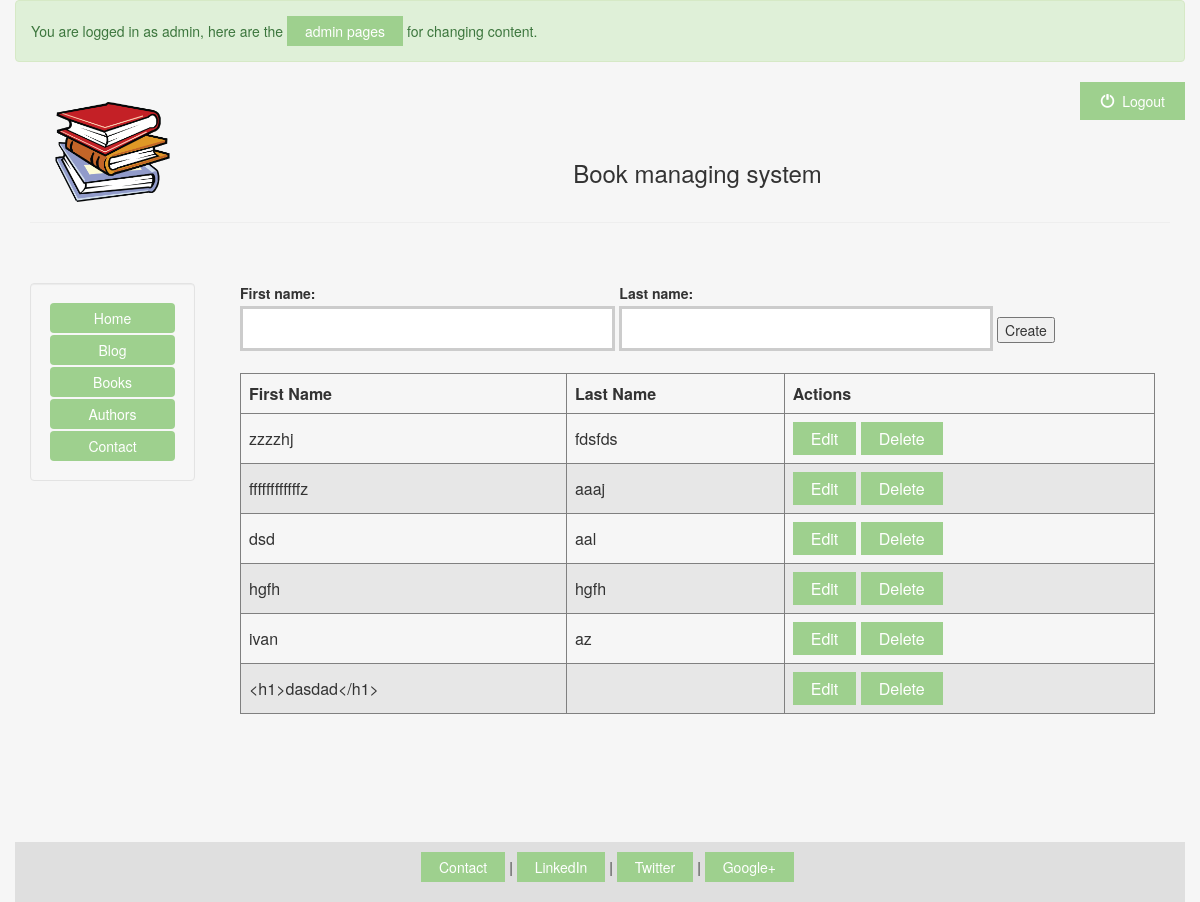
The page /books/authors_index/ (signed in) on the database as committed earlier.
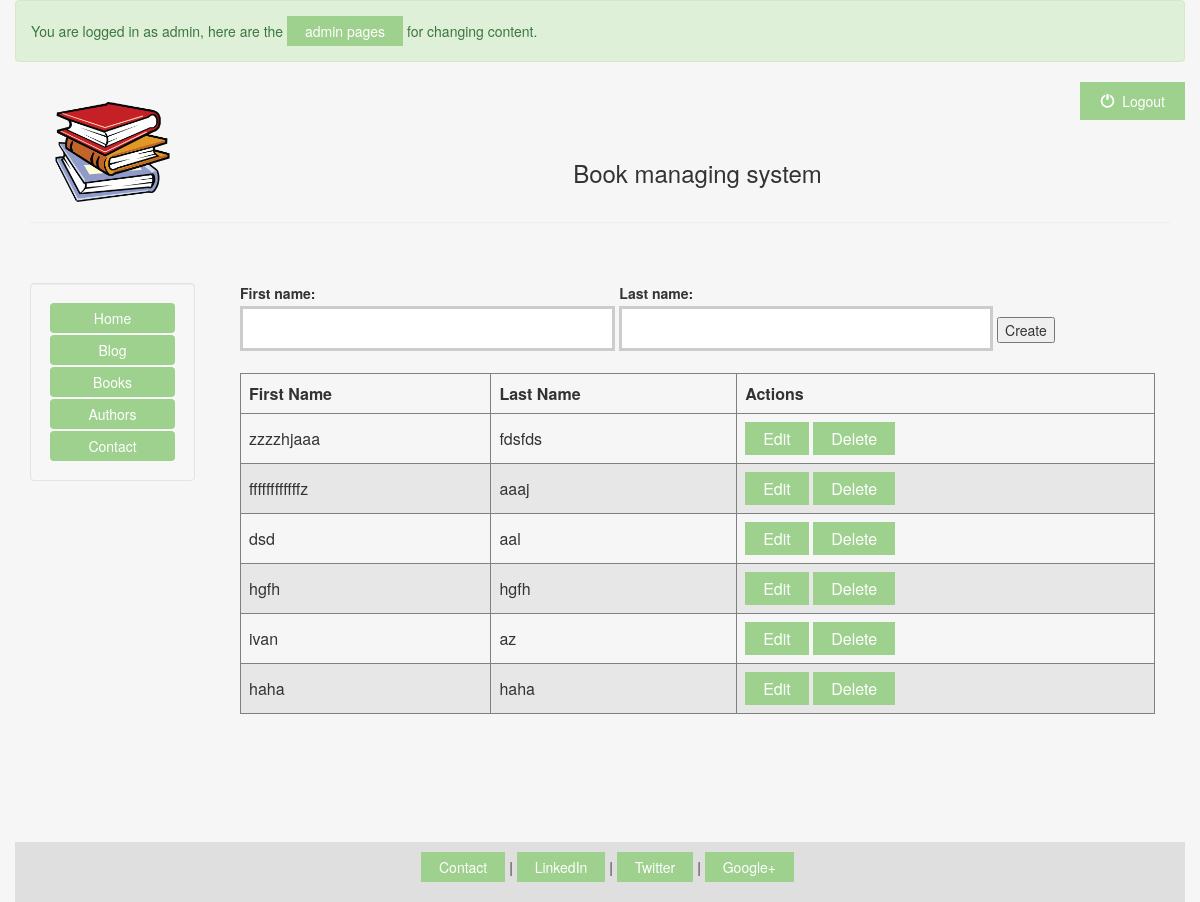
The same page on the database as committed later.
### books/models.py (models this page shows)
class Author(models.Model):
    first_name = models.CharField(max_length=50, null=True)
    last_name = models.CharField(max_length=50, null=True)

### books/views.py (the view)
def authors_index(request):
    if not request.user.is_authenticated():
        return render(request, 'books/login.html')
    else:
        authors = Author.objects.all()
        context = {'authors': authors}
        return render(request, 'books/authors_index.html', context)

### books/templates/books/authors_index.html (shortened to what this page needs)
{% extends "personal/header.html" %}
{% block content %}
<body>
<form action="/books/create_author" method="post">
	<label for="first_name">First name: <input type="text" name="first_name" id="first_name" /></label>
	<label for="last_name">Last name: <input type="text" name="last_name" id="last_name" /></label>
	<input type="submit" value="Create" />
</form>
<div style="overflow-x:auto;">
<div class="authorsbar">
<table border = "1">
	<thead>
	<tr>
		<th>First Name</th>
		<th>Last Name</th>
		<th>Actions</th>
	</tr>
	</thead>
	<tbody>
		{% for author in authors %}
		<tr>
			<td>{{ author.first_name }}</td>
			<td>{{ author.last_name }}</td>
			<td><a href="/books/edit_author/{{ author.id }}">Edit</a>
                <a href="/books/
			delete_author/{{ author.id }}">		  Delete</a></td>
		</tr>
		{% endfor %}
	</tbody>
	</table>
	</div>
</div>
	</body>
{% endblock %}

### personal/templates/personal/header.html (shortened to what this page needs)
<html lang="en">
<head>
    {% load staticfiles %}
    <link rel="stylesheet" href="https://maxcdn.bootstrapcdn.com/bootstrap/3.3.6/css/bootstrap.min.css">
    <link rel="stylesheet" type="text/css" href="../../static/personal/css/styles.css">
</head>
<body>
        <div class="collapse navbar-collapse" id="topNavBar">
        <div class="adminbut">
   {% if user.is_authenticated and user.is_superuser %}
            <div class="alert alert-success" role="alert">
            You are logged in as {{user.username}}, here are the
            <a href="/admin/">admin pages</a> for changing content.
            </div>
            {% endif %}
        </div>
            <div class="logout">
            {% if user.is_authenticated %}
            <ul class="nav navbar-nav navbar-right">
            <li>
                    <a href="{% url 'books:logout_user' %}">
                        <span class="glyphicon glyphicon-off" aria-hidden="true"></span>&nbsp; Logout
                    </a>
                </li>
            </ul>
            {% endif %}
        </div>
<body class="body" style="background-color:#f6f6f6">
    <div class="container-fluid" style="min-height:95%; ">
        <div class="row">
              <div class="col-sm-2">
                  <br>
                  <center>
                    <img src="{% static 'personal/img/books.png' %}" class="responsive-img" style='max-height:100px;' alt="face">
                  </center>
              </div>
              <div class="col-sm-10">
                  <br>
                  <center>
                  <h3>Book managing system</h3>
                  </center>
              </div>
        </div><hr>
        <div class="row">
          <div class="col-sm-2">
          <br>
          <br>
            <div class="well bs-sidebar" id="sidebar" style="background-color:#f7f7f7">
              <ul class="nav nav-pills nav-stacked">
                <li><a href='/'>Home</a></li>
                <li><a href='/blog/'>Blog</a></li>
                <li><a href='/books/'>Books</a></li>
                <li><a href='/books/authors_index'>Authors</a></li>
                <li><a href='/contact/'>Contact</a></li>
              </ul>
            </div>
          </div>
          <div class="col-sm-10">
            <div class='container-fluid'>
            <br><br>
               {% block content %}
               {% endblock %}
            </div>
          </div>
        </div>
    </div>
    <footer>
        <div class="container-fluid" style='margin-left:15px'>
        <div class="contactline">
            <p><a href="#" target="blank">Contact</a> | <a href="#" target="blank">LinkedIn</a> | <a href="#" target="blank">Twitter</a> | <a href="#" target="blank">Google+</a></p>
        </div>
        </div>
    </div>
</body>
</html>

### personal/static/personal/css/styles.css (style rules this page uses)
html,body { height:100%; }
table { border-collapse: collapse; width: 100%; }
th, td { text-align: left; padding: 8px; }
tr:nth-child(even) { background-color: #e7e7e7 }
input[type=text] { width: 100%; padding: 5px 20px; margin: 3px 0; box-sizing: border-box; border: 3px solid #ccc; -webkit-transition: 0.5s; transition: 0.5s; outline: none; font-size: 20px; }
.logout a:link, a:visited { background-color: #9ed08e; color: white; padding: 9px 20px; text-align: center; text-decoration: none; display: inline-block; right: 15px; }
.authorsbar a:link, a:visited { background-color: #9ed08e; color: white; padding: 5px 18px; text-align: center; text-decoration: none; display: inline-block; }
.well a:link, a:visited { width: 100%; background-color: #9ed08e; color: white; padding: 5px 18px; text-align: center; text-decoration: none; display: inline-block; }
.contactline a:link, a:visited { background-color: #9ed08e; color: white; padding: 5px 18px; text-align: center; text-decoration: none; display: inline-block; }
.adminbut a:link, a:visited { background-color: #9ed08e; color: white; padding: 5px 18px; text-align: center; text-decoration: none; display: inline-block; }
footer { background-color: #dfdfdf; text-align: center; padding: 10px; }

Rows that differ between the two databases and show on the page:
removed Author: first_name "<h1>dasdad</h1>"
changed Author "fdsfds": first_name "zzzzhj" → "zzzzhjaaa"
added Author: first_name "haha", last_name "haha"
